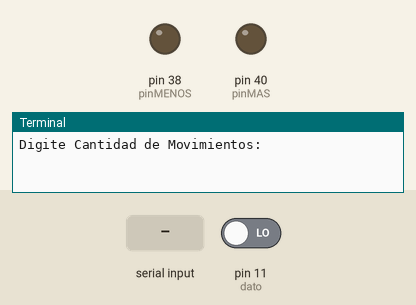
Simulated run of this program. Board: Raspberry Pi (header pin numbers). Shown: output pins drawn as LEDs (lit = HIGH), the last lines printed to the terminal. Inputs (shaded band) come from the test bench; at power-on: pin 11 (dato) LOW. At 18.5 s the program stops and its outputs stay as they are.

Above: at 1.2 s.
1.3 s: "1" typed at the terminal, then Enter
2.8 s: "5" typed at the terminal, then Enter
At 3.1 s:
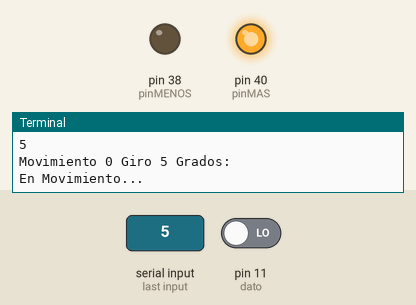
Timing chart, 0 to 20.0 s (numbered marks = the images above; inputs shaded):
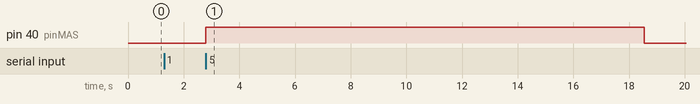

The program:

grado1.py
```python
import RPi.GPIO as GPIO
import time

GPIO.setwarnings(False)
GPIO.setmode(GPIO.BOARD)

pin=11
pinMAS=40
pinMENOS=38

GPIO.setup(pin,GPIO.IN)
GPIO.setup(pinMAS,GPIO.OUT)
GPIO.setup(pinMENOS,GPIO.OUT)

contador=0
dato=0
datoanterior=0

j = 0

try:
        #op = str(raw_input("OPCION:"))
	#x = float(raw_input("angulo:"))
    	n = int(input("Digite Cantidad de Movimientos:"))
        mov = []
        for i in range(1,n+1):
            mov.append(int(input("Digite movimiento numero %d:"%(i))))


        #while(True):

        for grados in mov:
                #time.sleep(0.00000000000000000000000001)
                print("Movimiento %d Giro %d Grados:" % (j,grados))
                print("En Movimiento...")
                j=j+1
                flag=0
                contador=0
                if grados>= 0:
                    GPIO.output(pinMAS,GPIO.HIGH)
                    GPIO.output(pinMENOS,GPIO.LOW)
                num = (11058*grados)/310
                if grados < 0 :
                    GPIO.output(pinMAS,GPIO.LOW)
                    GPIO.output(pinMENOS,GPIO.HIGH)
                    num = (11065*grados)/310
                while(True):
                    flag = flag+1
                    dato = GPIO.input(pin)
                    if dato==1 and datoanterior==0:
                        contador=contador+1
                        #print(contador)
                        flag = contador
                    datoanterior=dato

                    if contador>=abs(num)-1 :
                        print('LLego')
                        #GPIO.output(pinMAS,GPIO.LOW)
                        #GPIO.output(pinMENOS,GPIO.LOW)
                        break
                    if flag>contador+10000:
                        #if j==n or :
                        print('detenido')
                        GPIO.output(pinMAS,GPIO.LOW)
                        GPIO.output(pinMENOS,GPIO.LOW)
                        break
         #   break
        print("Finalizo el movimiento")
        GPIO.output(pinMAS,GPIO.LOW)
        GPIO.output(pinMENOS,GPIO.LOW)

except KeyboardInterrupt:
        GPIO.output(pinMAS,GPIO.LOW)
        GPIO.output(pinMENOS,GPIO.LOW)
 #   GPIO.cleanup()
```

Measured:
- after the input at 2.8 s, pin 40 (pinMAS): LOW → HIGH at once, → LOW 15.7 s later
